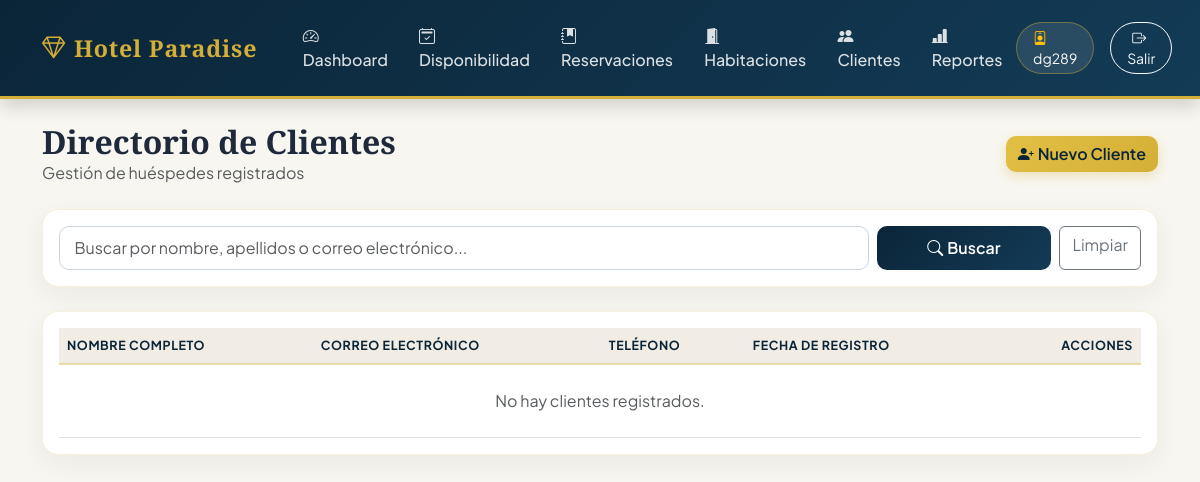
Page /clientes/ (signed in) on the earlier database version.
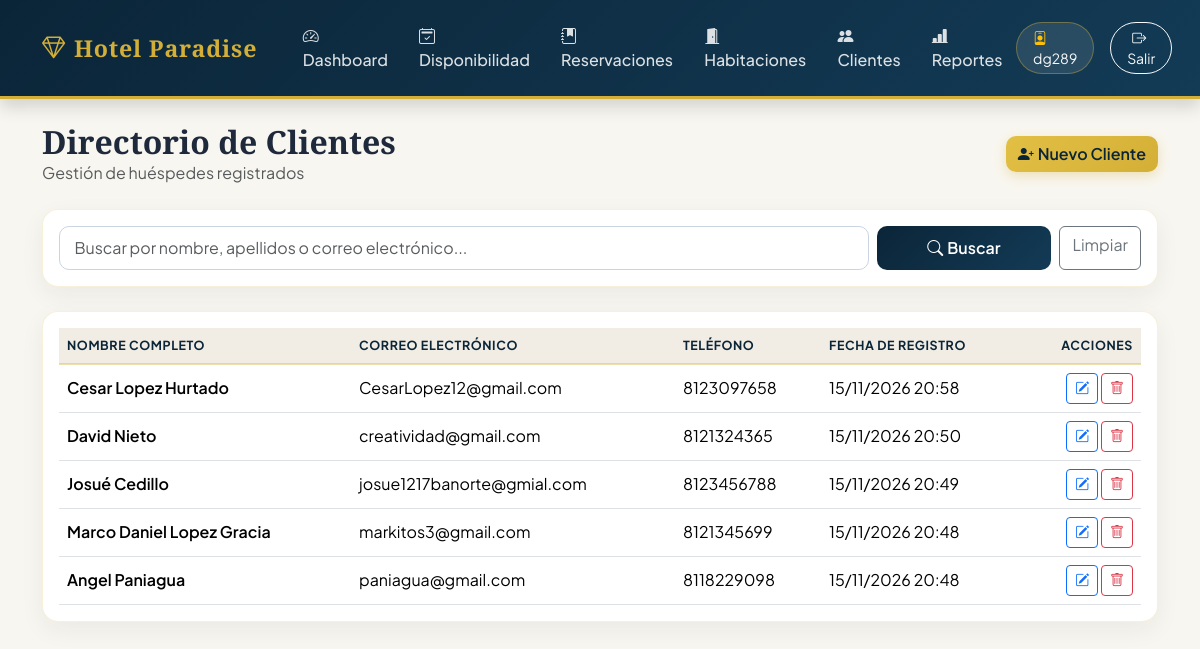
Same page on the later database version.
### gestion/models.py (models this page shows, shortened)
class Cliente(models.Model):
    nombre = models.CharField(max_length=100, verbose_name="Nombre")
    apellidos = models.CharField(max_length=100, verbose_name="Apellidos")
    correo = models.EmailField(unique=True, verbose_name="Correo Electrónico")  # Regla 4
    telefono = models.CharField(max_length=20, verbose_name="Teléfono")
    fecha_registro = models.DateTimeField(auto_now_add=True, verbose_name="Fecha de Registro")
    class Meta:
        verbose_name = "Cliente"
        verbose_name_plural = "Clientes"
        ordering = ['-fecha_registro']

### gestion/views.py (the view)
# urls.py: path('clientes/', views.lista_clientes, name='lista_clientes'),
@login_required
def lista_clientes(request):
    query = request.GET.get('q', '')
    clientes = Cliente.objects.all()
    if query:
        clientes = clientes.filter(
            Q(nombre__icontains=query) |
            Q(apellidos__icontains=query) |
            Q(correo__icontains=query)
        )
    return render(request, 'gestion/clientes_lista.html', {'clientes': clientes, 'query': query})

### gestion/templates/gestion/clientes_lista.html (shortened to what this page needs)
{% extends 'gestion/base.html' %}
{% block content %}
<div class="d-flex justify-content-between align-items-center mb-4">
    <div>
        <h2 class="fw-bold mb-0">Directorio de Clientes</h2>
        <p class="text-muted mb-0">Gestión de huéspedes registrados</p>
    </div>
    <a href="{% url 'crear_cliente' %}" class="btn btn-warning fw-semibold">
        <i class="bi bi-person-plus-fill me-1"></i>Nuevo Cliente
    </a>
</div>
<div class="card p-3 mb-4">
    <form method="get" class="row g-2">
        <div class="col-md-9">
            <input type="text" name="q" value="{{ query }}" class="form-control" placeholder="Buscar por nombre, apellidos o correo electrónico...">
        </div>
        <div class="col-md-3 d-flex gap-2">
            <button type="submit" class="btn btn-dark w-100"><i class="bi bi-search me-1"></i>Buscar</button>
            <a href="{% url 'lista_clientes' %}" class="btn btn-outline-secondary">Limpiar</a>
        </div>
    </form>
</div>
<div class="card p-3">
    <div class="table-responsive">
        <table class="table table-hover align-middle mb-0">
            <thead class="table-light">
                <tr>
                    <th>Nombre Completo</th>
                    <th>Correo Electrónico</th>
                    <th>Teléfono</th>
                    <th>Fecha de Registro</th>
                    <th class="text-end">Acciones</th>
                </tr>
            </thead>
            <tbody>
                {% for c in clientes %}
                <tr>
                    <td class="fw-semibold">{{ c.nombre }} {{ c.apellidos }}</td>
                    <td>{{ c.correo }}</td>
                    <td>{{ c.telefono }}</td>
                    <td>{{ c.fecha_registro|date:"d/m/Y H:i" }}</td>
                    <td class="text-end">
                        <a href="{% url 'editar_cliente' c.pk %}" class="btn btn-sm btn-outline-primary">
                            <i class="bi bi-pencil-square"></i>
                        </a>
                        <a href="{% url 'eliminar_cliente' c.pk %}" class="btn btn-sm btn-outline-danger">
                            <i class="bi bi-trash"></i>
                        </a>
                    </td>
                </tr>
                {% empty %}
                <tr>
                    <td colspan="5" class="text-center text-muted py-4">No hay clientes registrados.</td>
                </tr>
                {% endfor %}
            </tbody>
        </table>
    </div>
</div>
{% endblock %}

### gestion/templates/gestion/base.html (shortened to what this page needs)
<!DOCTYPE html>
<html lang="es">
<head>
    <link href="https://cdn.jsdelivr.net/npm/bootstrap@5.3.3/dist/css/bootstrap.min.css" rel="stylesheet">
    <link rel="stylesheet" href="https://cdn.jsdelivr.net/npm/bootstrap-icons@1.11.3/font/bootstrap-icons.min.css">
</head>
<body>
{% if user.is_authenticated %}
<nav class="navbar navbar-expand-lg navbar-dark navbar-paradise shadow mb-4 py-3">
    <div class="container">
        <a class="navbar-brand d-flex align-items-center" href="{% url 'dashboard' %}">
            <i class="bi bi-gem me-2"></i>Hotel Paradise
        </a>
        <div class="collapse navbar-collapse" id="navbarNav">
            <ul class="navbar-nav me-auto ms-lg-3 gap-1">
                <li class="nav-item">
                    <a class="nav-link" href="{% url 'dashboard' %}"><i class="bi bi-speedometer2 me-1"></i>Dashboard</a>
                </li>
                <li class="nav-item">
                    <a class="nav-link" href="{% url 'consultar_disponibilidad' %}"><i class="bi bi-calendar2-check me-1"></i>Disponibilidad</a>
                </li>
                <li class="nav-item">
                    <a class="nav-link" href="{% url 'lista_reservaciones' %}"><i class="bi bi-journal-bookmark-fill me-1"></i>Reservaciones</a>
                </li>
                <li class="nav-item">
                    <a class="nav-link" href="{% url 'lista_habitaciones' %}"><i class="bi bi-door-open-fill me-1"></i>Habitaciones</a>
                </li>
                <li class="nav-item">
                    <a class="nav-link" href="{% url 'lista_clientes' %}"><i class="bi bi-people-fill me-1"></i>Clientes</a>
                </li>
                <li class="nav-item">
                    <a class="nav-link" href="{% url 'reportes' %}"><i class="bi bi-bar-chart-line-fill me-1"></i>Reportes</a>
                </li>
            </ul>
            <div class="d-flex align-items-center text-light">
                <span class="me-3 small px-3 py-1 rounded-pill" style="background: rgba(255,255,255,0.1); border: 1px solid rgba(212,175,55,0.4);">
                    <i class="bi bi-person-badge me-1 text-warning"></i>{{ user.username }}
                </span>
                <a href="{% url 'logout' %}" class="btn btn-sm btn-outline-light rounded-pill px-3">
                    <i class="bi bi-box-arrow-right me-1"></i>Salir
                </a>
            </div>
        </div>
    </div>
</nav>
{% endif %}
<div class="container pb-5">
    {% block content %}{% endblock %}
</div>
</body>
</html>

### gestion/templates/gestion/base.html (style rules this page uses)
:root { --paradise-navy: #0b2538; --paradise-ocean: #133b56; --paradise-teal: #0d9488; --paradise-gold: #d4af37; --paradise-gold-hover: #b89327; --paradise-sand: #f8f6f0; }
body { background-color: var(--paradise-sand); font-family: 'Plus Jakarta Sans', sans-serif; color: #1e293b; }
h1, h2, h3, h4, .navbar-brand { font-family: 'Playfair Display', serif; }
.navbar-paradise { background: linear-gradient(135deg, var(--paradise-navy) 0%, var(--paradise-ocean) 100%); border-bottom: 3px solid var(--paradise-gold); }
.navbar-brand { color: var(--paradise-gold) !important; font-weight: 700; font-size: 1.45rem; letter-spacing: 0.8px; }
.nav-link { color: rgba(255, 255, 255, 0.85) !important; font-weight: 500; transition: all 0.2s ease; border-radius: 8px; padding: 0.5rem 0.85rem !important; }
.card { border: 1px solid rgba(212, 175, 55, 0.18); border-radius: 16px; box-shadow: 0 8px 24px rgba(11, 37, 56, 0.06); background-color: #ffffff; transition: transform 0.2s ease, box-shadow 0.2s ease; }
.btn-dark { background: linear-gradient(135deg, var(--paradise-navy) 0%, var(--paradise-ocean) 100%); border: none; color: #ffffff; font-weight: 600; border-radius: 10px; }
.btn-warning { background: linear-gradient(135deg, #e2c044 0%, var(--paradise-gold) 100%); border: none; color: var(--paradise-navy) !important; font-weight: 700; border-radius: 10px; box-shadow: 0 4px 12px rgba(212, 175, 55, 0.3); }
.table thead th { background-color: #f1ede4; color: var(--paradise-navy); font-weight: 700; text-transform: uppercase; font-size: 0.78rem; letter-spacing: 0.6px; border-bottom: 2px solid rgba(212, 175, 55, 0.4); }
.form-control, .form-select { border-radius: 10px; border: 1px solid #cbd5e1; padding: 0.55rem 0.9rem; }

Differences in the rows shown:
added Cliente: nombre "Cesar", apellidos "Lopez Hurtado", correo "CesarLopez12@gmail.com", telefono "8123097658", fecha_registro "15/11/2026 20:58"
added Cliente: nombre "David", apellidos "Nieto", correo "creatividad@gmail.com", telefono "8121324365", fecha_registro "15/11/2026 20:50"
added Cliente: nombre "Josué", apellidos "Cedillo", correo "josue1217banorte@gmial.com", telefono "8123456788", fecha_registro "15/11/2026 20:49"
added Cliente: nombre "Marco Daniel", apellidos "Lopez Gracia", correo "markitos3@gmail.com", telefono "8121345699", fecha_registro "15/11/2026 20:48"
added Cliente: nombre "Angel", apellidos "Paniagua", correo "paniagua@gmail.com", telefono "8118229098", fecha_registro "15/11/2026 20:48"
Other differences:
text no longer shown: "No hay clientes registrados."
